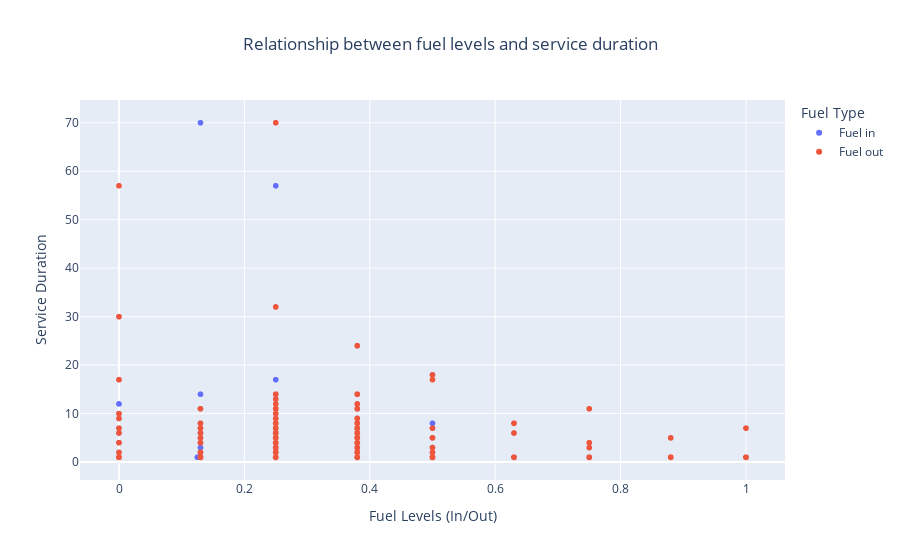

The notebook cell this image was saved under:
### Code cell
# Create a long-form DataFrame for comparison of fuel in and fuel out
df_long = df.melt(id_vars='service_duration', value_vars=['Fuel in', 'Fuel out'],
                  var_name='Fuel Type', value_name='Fuel Level')
# Scatter plot: fuel in/fuel out vs. service duration
fig = px.scatter(df_long, 
                 x='Fuel Level',    # Fuel levels on X-axis (combined fuel in and out)
                 y='service_duration',   # Service duration on Y-axis
                 color='Fuel Type', # Distinguish between fuel in and out
                 title='Relationship between fuel levels and service duration',
                 labels={'Fuel Level': 'Fuel Levels (In/Out)', 'service_duration': 'Service Duration'}
                )

# Center the title
fig.update_layout(title_x=0.5)

# Display the scatter plot
fig.show()

### Figure 1 — Plotly figure (JSON) as saved in the notebook; plotly's stock layout.template omitted (floating-point values rounded to 4 significant figures; data arrays with more than 128 entries replaced by an {"elided": "..."} marker saying what was removed)
{"data": [{"hovertemplate": "Fuel Type=Fuel in<br>Fuel Levels (In/Out)=%{x}<br>Service Duration=%{y}<extra></extra>", "legendgroup": "Fuel in", "marker": {"color": "#636efa", "symbol": "circle"}, "mode": "markers", "name": "Fuel in", "showlegend": true, "type": "scattergl", "x": {"elided": "1499 float values"}, "xaxis": "x", "y": {"elided": "1499 int values"}, "yaxis": "y"}, {"hovertemplate": "Fuel Type=Fuel out<br>Fuel Levels (In/Out)=%{x}<br>Service Duration=%{y}<extra></extra>", "legendgroup": "Fuel out", "marker": {"color": "#EF553B", "symbol": "circle"}, "mode": "markers", "name": "Fuel out", "showlegend": true, "type": "scattergl", "x": {"elided": "1499 float values"}, "xaxis": "x", "y": {"elided": "1499 int values"}, "yaxis": "y"}], "layout": {"legend": {"title": {"text": "Fuel Type"}, "tracegroupgap": 0}, "title": {"text": "Relationship between fuel levels and service duration", "x": 0.5}, "xaxis": {"anchor": "y", "domain": [0, 1], "title": {"text": "Fuel Levels (In/Out)"}}, "yaxis": {"anchor": "x", "domain": [0, 1], "title": {"text": "Service Duration"}}}}
